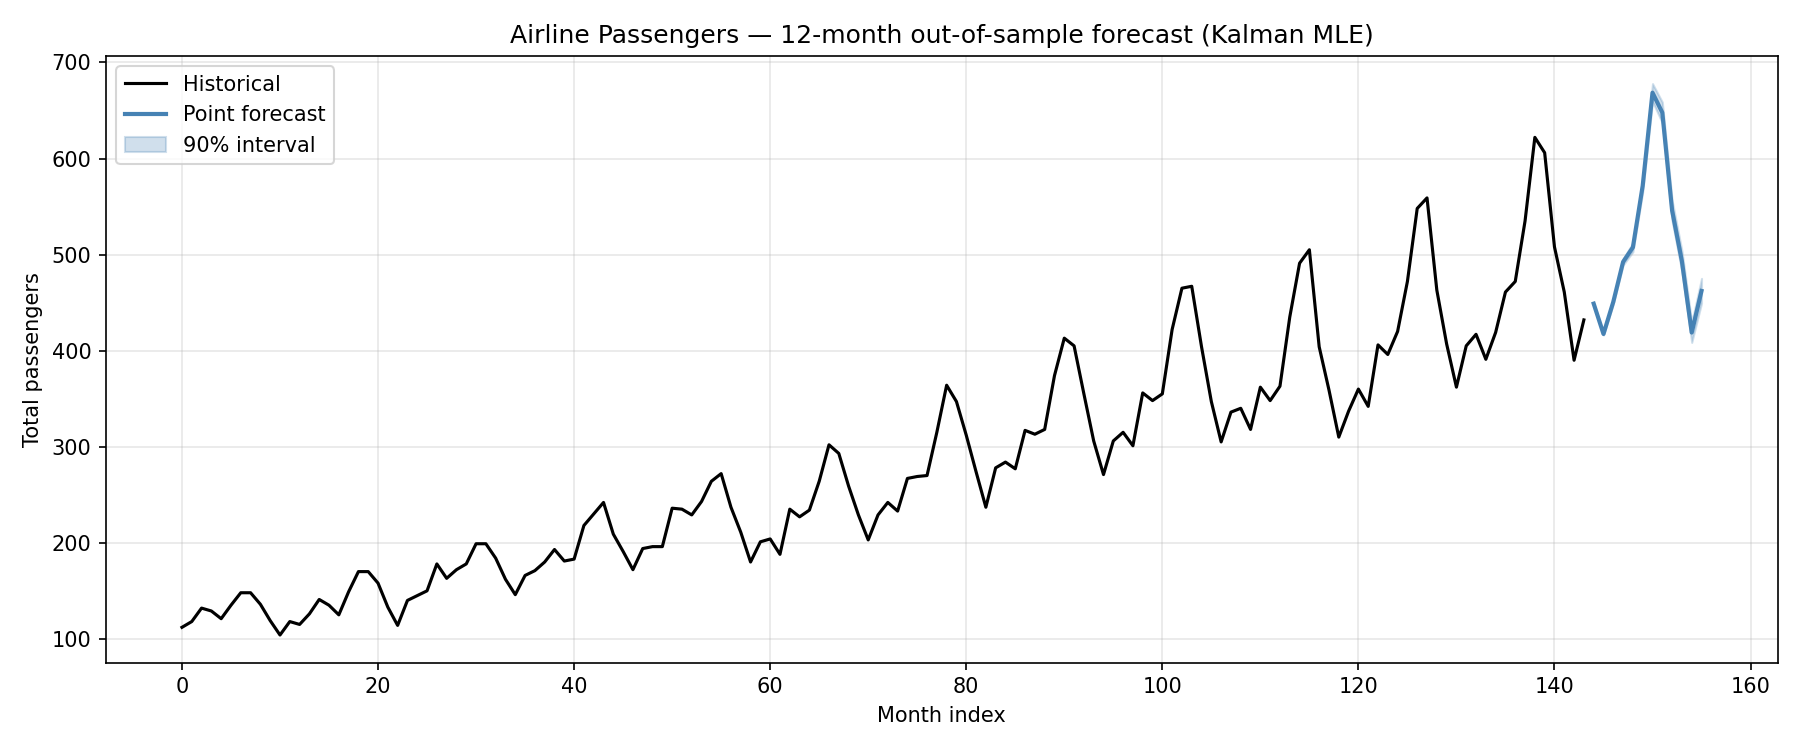

Source code (Python):
"""
Airline passengers forecast using a Kalman filter fitted via MLE.

Preprocessing: log → lag-1 difference → lag-12 difference.
The resulting stationary series is modelled as a 1-state / 1-obs
local-level model.  Parameters are optimised with scipy L-BFGS-B
using our model's log_likelihood method directly.
A 12-step out-of-sample forecast is produced and inverse-transformed
back to passenger counts.
"""

import csv
import os

import numpy as np
from scipy.optimize import minimize
import matplotlib.pyplot as plt

from state_space_rs import LinearGaussianSSM

# ── 1. Load data ──────────────────────────────────────────────────────────────

csv_path = os.path.join(os.path.dirname(__file__), "airline-passengers.csv")
months, passengers = [], []
with open(csv_path) as f:
    reader = csv.DictReader(f)
    for row in reader:
        months.append(row["month"])
        passengers.append(float(row["total_passengers"]))

raw = np.array(passengers)

# ── 2. Preprocessing: log → Δ1 → Δ12 ────────────────────────────────────────

log_raw = np.log(raw)
diff1 = np.diff(log_raw, n=1)        # length N-1
diff12 = diff1[12:] - diff1[:-12]    # length N-1-12 = N-13

y = diff12  # stationary series to model

# ── 3. Build a 1×1 local-level model and define neg-log-likelihood ────────────

SIZE_STATE = 1
SIZE_OBS = 1


def neg_log_likelihood(theta: np.ndarray) -> float:
    """Negative log-likelihood using our model's built-in method."""
    model = LinearGaussianSSM(SIZE_STATE, SIZE_OBS)
    try:
        model.set_parameters_from_vector(theta)
        ll = model.log_likelihood(y.reshape(-1, SIZE_OBS)) / SIZE_OBS
        if not np.isfinite(ll):
            return 1e10
        return -ll
    except Exception:
        return 1e10


# ── 4. Optimise ───────────────────────────────────────────────────────────────

# Parameter layout for 1×1 model (6 scalars):
#   [initial_mean, initial_cov_dec(diag), transition, observation,
#    q_dec(diag), r_dec(diag)]
# Bounds enforce stationarity (|transition| < 1) and positive-definite
# covariances (decomposition diagonals bounded away from zero).

x0 = np.array([
    0.0,   # initial_mean
    1.0,   # initial_cov_dec diagonal
    0.5,   # transition (stationary)
    1.0,   # observation
    0.1,   # process noise cov dec diagonal
    0.1,   # observation noise cov dec diagonal
])

bounds = [
    (-1.0, 1.0),       # initial_mean
    (1e-9, 10.0),      # initial_cov_dec diagonal
    (-0.999, 0.999),   # transition (stationarity)
    (0.1, 10.0),       # observation
    (1e-9, 10.0),      # process noise cov dec diagonal
    (1e-9, 10.0),      # observation noise cov dec diagonal
]

result = minimize(
    neg_log_likelihood, x0, method="L-BFGS-B", bounds=bounds,
    options={"maxiter": 2000, "ftol": 1e-12},
)
print(f"Optimization: success={result.success}, nll={result.fun:.4f}")
print(f"Optimal params: {result.x}")

# ── 5. Forecast 12 steps ahead ───────────────────────────────────────────────

fitted = LinearGaussianSSM(SIZE_STATE, SIZE_OBS)
fitted.set_parameters_from_vector(result.x)

observations = y.reshape(-1, SIZE_OBS)
forecast_dists = fitted.forecast(observations, 12)

forecast_means = np.array([d.mean[0] for d in forecast_dists])
forecast_vars = np.array([d.cov[0, 0] for d in forecast_dists])
forecast_std = np.sqrt(forecast_vars)

# 90% prediction interval in transformed space
z90 = 1.645
fc_upper = forecast_means + z90 * forecast_std
fc_lower = forecast_means - z90 * forecast_std

# ── 6. Invert transforms ─────────────────────────────────────────────────────

n_fc = 12
n_total = len(raw)


def invert_forecast(fc_vals: np.ndarray) -> np.ndarray:
    """Invert Δ12 → Δ1 → log for a vector of 12 forecast values."""
    n_diff1 = len(diff1)
    extended_diff1 = list(diff1)
    for h in range(n_fc):
        # diff12_fc[h] = diff1[n_diff1 + h] - diff1[n_diff1 + h - 12]
        new_val = fc_vals[h] + extended_diff1[n_diff1 + h - 12]
        extended_diff1.append(new_val)

    forecast_diff1 = np.array(extended_diff1[n_diff1:])

    # Undo Δ1: log_raw[t+1] = log_raw[t] + diff1[t]
    log_forecast = np.empty(n_fc)
    prev_log = log_raw[-1]
    for h in range(n_fc):
        prev_log = prev_log + forecast_diff1[h]
        log_forecast[h] = prev_log

    return np.exp(log_forecast)


fc_point = invert_forecast(forecast_means)
fc_hi = invert_forecast(fc_upper)
fc_lo = invert_forecast(fc_lower)

# ── 7. Plot ───────────────────────────────────────────────────────────────────

fig, ax = plt.subplots(figsize=(12, 5))

ax.plot(range(n_total), raw, color="black", label="Historical")

fc_x = range(n_total, n_total + n_fc)
ax.plot(fc_x, fc_point, color="steelblue", linewidth=2, label="Point forecast")
ax.fill_between(fc_x, fc_lo, fc_hi, color="steelblue", alpha=0.25, label="90% interval")

ax.set_xlabel("Month index")
ax.set_ylabel("Total passengers")
ax.set_title("Airline Passengers — 12-month out-of-sample forecast (Kalman MLE)")
ax.legend()
ax.grid(True, alpha=0.3)

fig.tight_layout()
out_path = os.path.join(os.path.dirname(__file__), "airline_forecast.png")
fig.savefig(out_path, dpi=150)
print(f"Plot saved to {out_path}")
plt.close(fig)
